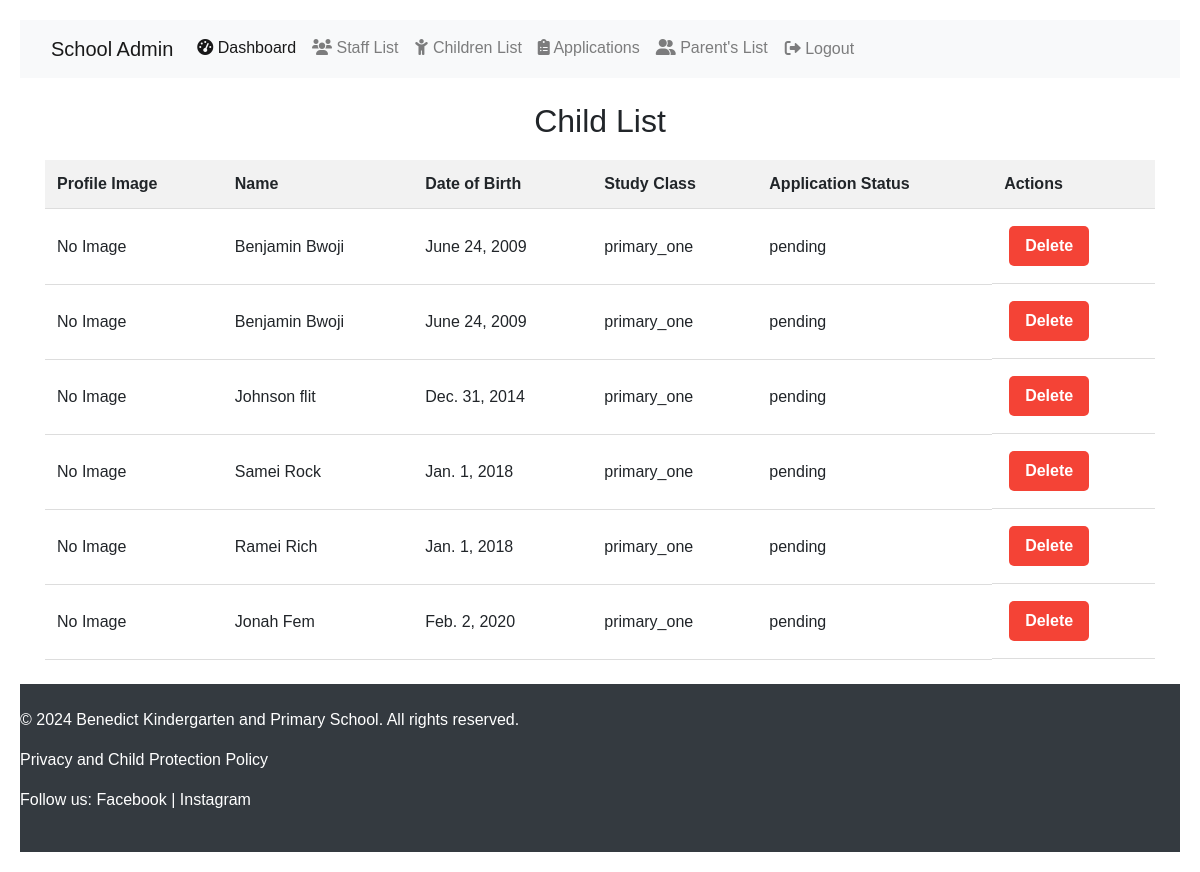
Page /benedict_school/child/ (signed in) on the earlier database version.
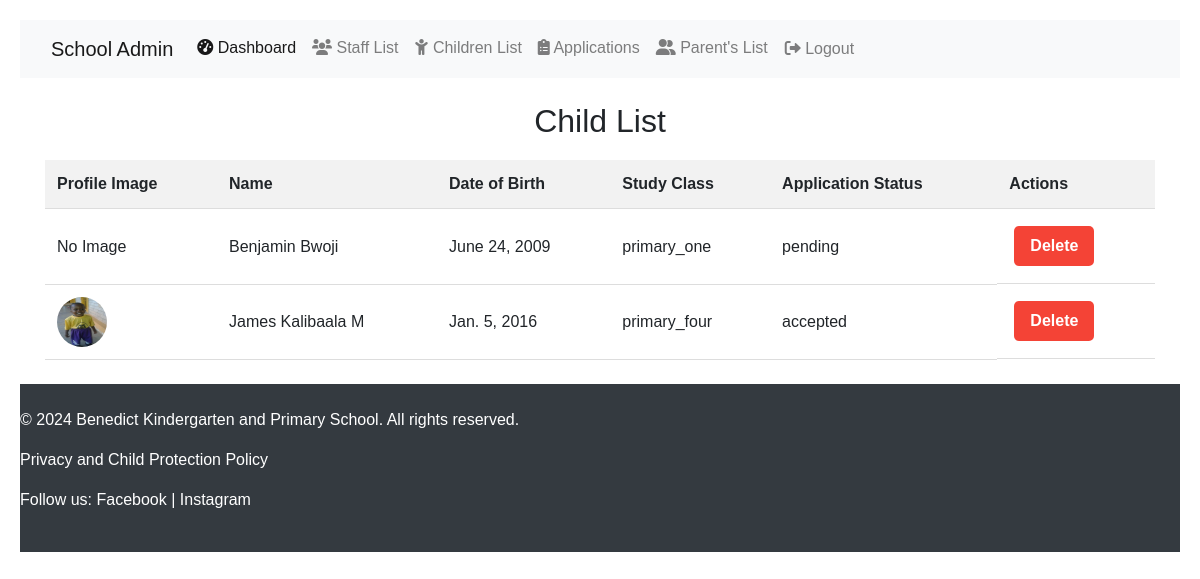
Same page on the later database version.
### benedict_school/models.py (models this page shows, shortened)
class Child(models.Model):
    parent = models.ForeignKey(
        Parent, on_delete=models.CASCADE, related_name="children"
    )
    name = models.CharField(max_length=100)
    date_of_birth = models.DateField()
    study_class = models.CharField(
        max_length=20,
        choices=[
            ("baby_class", "Baby Class"),
            ("middle_class", "Middle class"),
            ("top_class", "Top class"),
            ("primary_one", "Primary one"),
            ("primary_two", "Primary two"),
            ("primary_three", "Primary three"),
            ("primary_four", "Primary four")
        ],
        default="primary_one",
    )
    profile_image = models.ImageField(upload_to="child_images/", null=True, blank=True)
    application_status = models.CharField(
        max_length=20,
        choices=[
            ("pending", "Pending"),
            ("accepted", "Accepted"),
            ("rejected", "Rejected"),
            ("left", "Left"),
        ],
        default="pending",
    )

### benedict_school/views.py (the view)
# urls.py: path('child/', views.child_list, name='child-list'),
@user_passes_test(is_admin, login_url='/admin-login/')
def child_list(request):
    children = Child.objects.all()
    return render(request, 'child_list.html', {'children': children})

### benedict_school/context_processors.py (called while the page is built)
def google_maps_api_key(request):
    return {'GOOGLE_MAPS_API_KEY': getattr(settings, 'GOOGLE_MAPS_API_KEY', '')}

### benedict_school/views.py (called while the page is built)
def is_admin(user):
    return user.is_authenticated and user.is_staff  # Checks if user is admin

### benedict_school/templates/child_list.html (shortened to what this page needs)
{% extends "admin_base.html" %}
{% load static %}
{% block content %}
  <h2>Child List</h2>
  <table class="child-table">
      <thead>
          <tr>
              <th>Profile Image</th>
              <th>Name</th>
              <th>Date of Birth</th>
              <th>Study Class</th>
              <th>Application Status</th>
              <th>Actions</th>
          </tr>
      </thead>
      <tbody>
          {% for child in children %}
          <tr>
              <td>
                  {% if child.profile_image %}
                  <img src="{{ child.profile_image.url }}" alt="{{ child.name }}'s profile image" width="50" height="50">
                  {% else %}
                  <span>No Image</span>
                  {% endif %}
              </td>
              <td>{{ child.name }}</td>
              <td>{{ child.date_of_birth }}</td>
              <td>{{ child.study_class }}</td>
              <td>{{ child.application_status }}</td>
              <td class="action-buttons">
                  <a href="{% url 'delete-child' child.id %}" class="btn-delete">Delete</a>
              </td>
          </tr>
          {% endfor %}
      </tbody>
  </table>
{% endblock %}

Differences in the rows shown:
removed Child: profile_image "No Image", name "Benjamin Bwoji", date_of_birth "June 24, 2009", study_class "primary_one", application_status "pending"
removed Child: profile_image "No Image", name "Johnson flit", date_of_birth "Dec. 31, 2014", study_class "primary_one", application_status "pending"
removed Child: profile_image "No Image", name "Samei Rock", date_of_birth "Jan. 1, 2018", study_class "primary_one", application_status "pending"
removed Child: profile_image "No Image", name "Ramei Rich", date_of_birth "Jan. 1, 2018", study_class "primary_one", application_status "pending"
removed Child: profile_image "No Image", name "Jonah Fem", date_of_birth "Feb. 2, 2020", study_class "primary_one", application_status "pending"
added Child: profile_image (picture), name "James Kalibaala M", date_of_birth "Jan. 5, 2016", study_class "primary_four", application_status "accepted"
